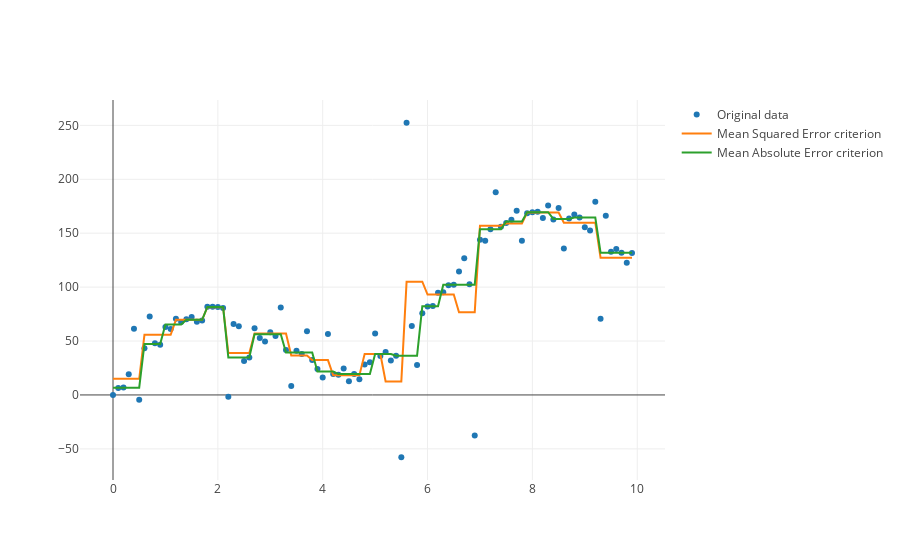

Source (notebook cell):
### Code cell
clf0 = tree.DecisionTreeRegressor(min_samples_leaf = 0.04)
clf1 = tree.DecisionTreeRegressor(min_samples_leaf = 0.04, criterion='mae')
clf0_fit = clf0.fit(X.reshape(-1,1), Y)
clf1_fit = clf1.fit(X.reshape(-1,1), Y)

Y_hat0 = clf0_fit.predict(X.reshape(-1,1))
Y_hat1 = clf1_fit.predict(X.reshape(-1,1))

trace0 = go.Scatter(x=X, y=Y, mode = 'markers', name = 'Original data')
trace1 = go.Scatter(x=X, y=Y_hat0, name = 'Mean Squared Error criterion')
trace2 = go.Scatter(x=X, y=Y_hat1, name = 'Mean Absolute Error criterion')

data = [trace0, trace1, trace2]
iplot(data)
